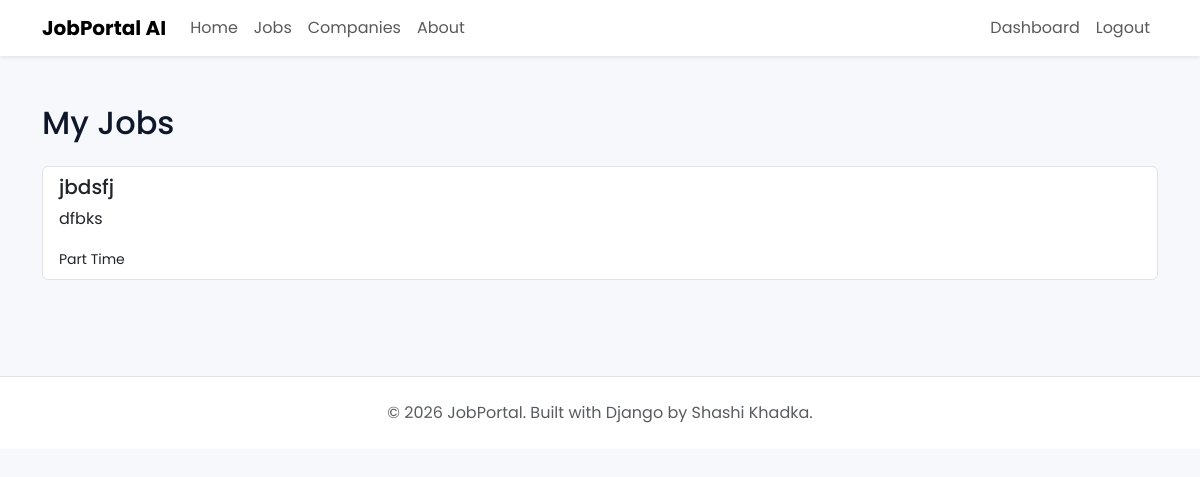
/jobs/my-jobs/ (signed in), run on an earlier commit of the app's database.
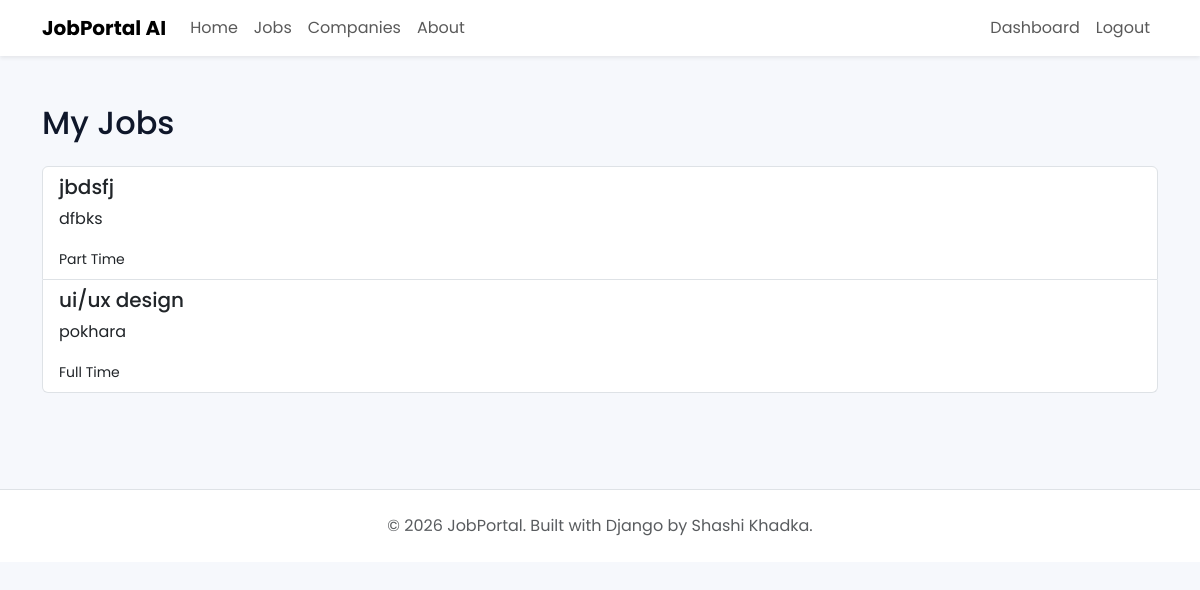
And on a later commit of the database.
### jobs/models.py (models this page shows, shortened)
class Job(models.Model):
    class EmploymentType(models.TextChoices):
        FULL_TIME = "FULL_TIME", "Full Time"
        PART_TIME = "PART_TIME", "Part Time"
        INTERNSHIP = "INTERNSHIP", "Internship"
        CONTRACT = "CONTRACT", "Contract"
    class ExperienceLevel(models.TextChoices):
        ENTRY = "ENTRY", "Entry Level"
        MID = "MID", "Mid Level"
        SENIOR = "SENIOR", "Senior Level"
    company = models.ForeignKey(
        Company,
        on_delete=models.CASCADE,
        related_name="jobs",
    )
    title = models.CharField(max_length=200)
    slug = models.SlugField(
        unique=True,
        blank=True,
    )
    description = models.TextField()
    location = models.CharField(max_length=150)
    employment_type = models.CharField(
        max_length=20,
        choices=EmploymentType.choices,
    )
    experience_level = models.CharField(
        max_length=20,
        choices=ExperienceLevel.choices,
    )
    salary_min = models.PositiveIntegerField()
    salary_max = models.PositiveIntegerField()
    vacancies = models.PositiveIntegerField(default=1)
    deadline = models.DateField()
    is_active = models.BooleanField(default=True)
    created_at = models.DateTimeField(auto_now_add=True)
    updated_at = models.DateTimeField(auto_now=True)

### jobs/views.py (the view)
# urls.py: path("my-jobs/", views.my_jobs, name="my-jobs"),
def my_jobs(request):
    jobs = request.user.company.jobs.all() if hasattr(request.user, "company") else []
    return render(request, "jobs/my_jobs.html", {"jobs": jobs})

### templates/jobs/my_jobs.html (shortened to what this page needs)
{% extends "base.html" %}
{% block content %}
<h2 class="mb-4">My Jobs</h2>
{% if jobs %}
<div class="list-group">
{% for job in jobs %}
<div class="list-group-item">
    <h5>{{ job.title }}</h5>
    <p>{{ job.location }}</p>
    <small>{{ job.get_employment_type_display }}</small>
</div>
{% endfor %}
</div>
{% else %}
<div class="alert alert-info">
No jobs posted yet.
</div>
{% endif %}
{% endblock %}

What changed in the data, as far as the page shows it:
added Job: title "ui/ux design", location "pokhara", employment_type "Full Time"
